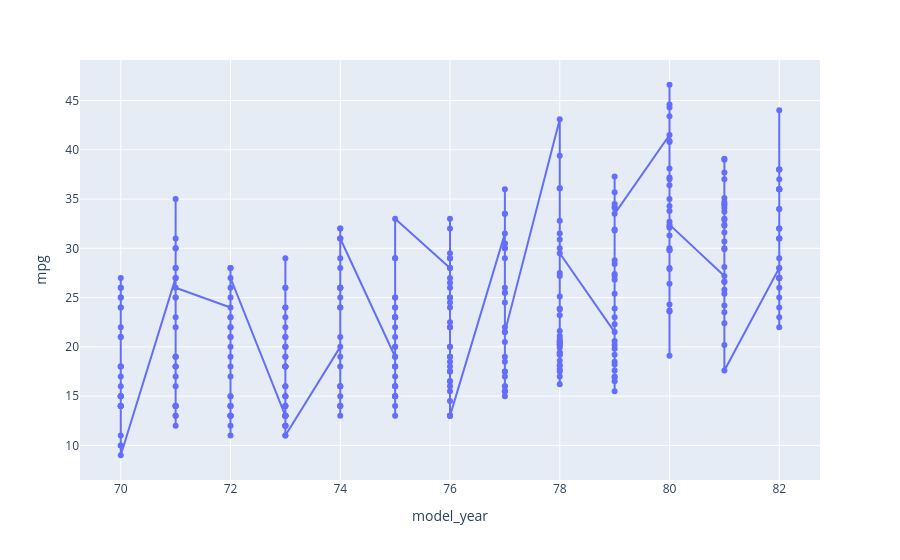

Source (notebook cell):
### Code cell
## Line CHART mpg VS MODEL_YEAR
fig = px.line(df, x = "model_year", y = "mpg", markers= True, hover_data= ["origin", "weight"], hover_name= "name")
fig.show()

### Figure 1 — Plotly figure (JSON) as saved in the notebook; plotly's stock layout.template omitted (floating-point values rounded to 4 significant figures; data arrays with more than 128 entries replaced by an {"elided": "..."} marker saying what was removed)
{"data": [{"customdata": {"elided": "398x2 mixed values"}, "hovertemplate": "<b>%{hovertext}</b><br><br>model_year=%{x}<br>mpg=%{y}<br>origin=%{customdata[0]}<br>weight=%{customdata[1]}<extra></extra>", "hovertext": {"elided": "398 str values"}, "legendgroup": "", "line": {"color": "#636efa", "dash": "solid"}, "marker": {"symbol": "circle"}, "mode": "lines+markers", "name": "", "orientation": "v", "showlegend": false, "type": "scatter", "x": {"elided": "398 int values"}, "xaxis": "x", "y": {"elided": "398 float values"}, "yaxis": "y"}], "layout": {"legend": {"tracegroupgap": 0}, "margin": {"t": 60}, "xaxis": {"anchor": "y", "domain": [0, 1], "title": {"text": "model_year"}}, "yaxis": {"anchor": "x", "domain": [0, 1], "title": {"text": "mpg"}}}}
